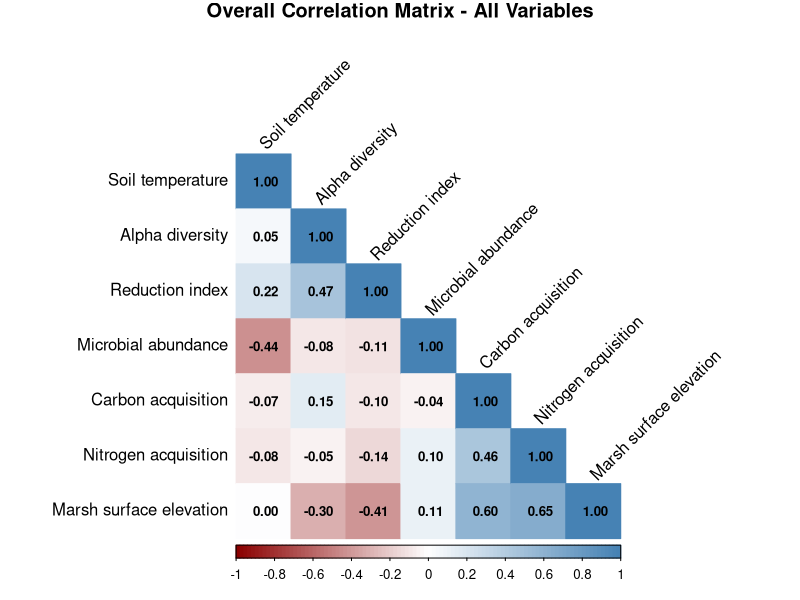
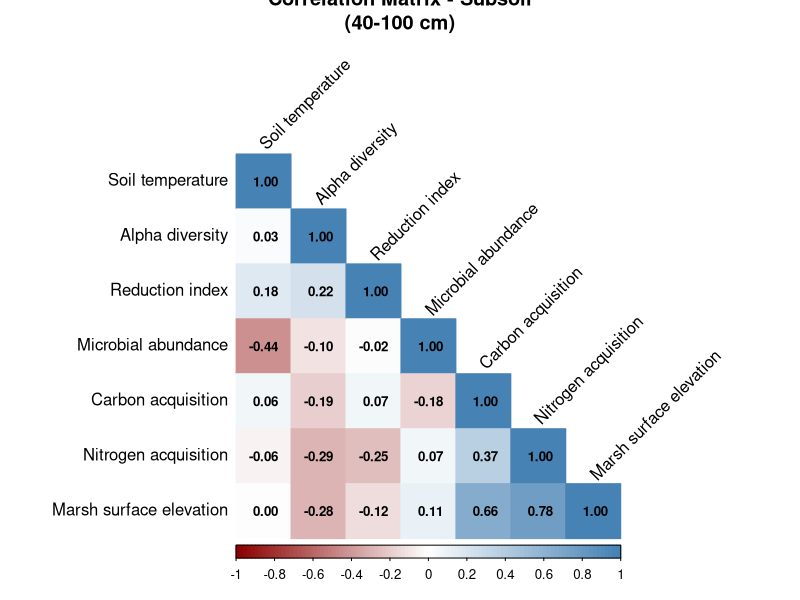
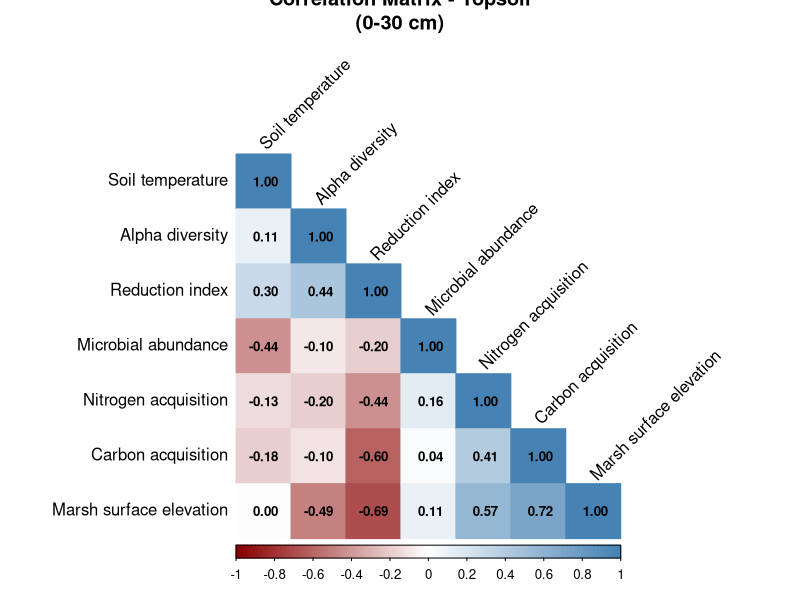

Generate these figures, in order, with R: (Note: this script raises an error after producing the figures.)
## ---- chunk 1
#install.packages("corrplot")
#install.packages("tidyverse")
#install.packages("here")
## ---- chunk 2
library(corrplot)
library(tidyverse)
library(here)
## ---- chunk 3
# Load EEA final dataset (created in script_eea.Rmd)
# This should contain the summarized EEA data with environmental variables
if(exists("df_EEA_final")) {
  df_eea_0_final <- df_EEA_final
  print("EEA final dataset loaded from environment")
} else {
  # Alternative: Load from saved file if available
  tryCatch({
    df_eea_0_final <- read.csv(here("data", "eea", "df_EEA_final.csv"))
    print("EEA final dataset loaded from file")
  }, error = function(e) {
    stop("EEA final dataset not found. Please run script_eea.Rmd first.")
  })
}

# Load other required datasets
# Community alpha diversity (from script_community.Rmd)
if(exists("df_alpha_sum")) {
  df_alpha_0_summary <- df_alpha_sum
  print("Alpha diversity dataset loaded from environment")
} else {
  tryCatch({
    df_alpha_0_summary <- read.csv(here("data", "rna", "df_alpha_summary.csv"))
    print("Alpha diversity dataset loaded from file")
  }, error = function(e) {
    warning("Alpha diversity dataset not found. Some correlations may be missing.")
    df_alpha_0_summary <- NULL
  })
}

# qPCR data (from script_qpcr_2023.Rmd)
if(exists("df_qpcr_sum")) {
  df_qpcr_0_summary <- df_qpcr_sum
  print("qPCR dataset loaded from environment")
} else {
  tryCatch({
    df_qpcr_0_summary <- read.csv(here("data", "qpcr", "df_qpcr_summary.csv"))
    print("qPCR dataset loaded from file")
  }, error = function(e) {
    warning("qPCR dataset not found. Some correlations may be missing.")
    df_qpcr_0_summary <- NULL
  })
}

# Warming data (from script_warming_data_2022.Rmd)
if(exists("df_warming_all_2022_monthly")) {
  df_warming_0_monthly <- df_warming_all_2022_monthly
  print("Warming dataset loaded from environment")
} else {
  tryCatch({
    df_warming_0_monthly <- read.csv(here("scripts", "df_warming_all_2022_monthly.csv"))
    print("Warming dataset loaded from file")
  }, error = function(e) {
    warning("Warming dataset not found. Some correlations may be missing.")
    df_warming_0_monthly <- NULL
  })
}

# IRIS data (from script_iris.Rmd)
if(exists("df_iris_summarized_2_final")) {
  df_iris_0_summary <- df_iris_summarized_2_final
  print("IRIS dataset loaded from environment")
} else {
  tryCatch({
    df_iris_0_summary <- read.csv(here("data", "iris", "df_iris_summary.csv"))
    print("IRIS dataset loaded from file")
  }, error = function(e) {
    warning("IRIS dataset not found. Some correlations may be missing.")
    df_iris_0_summary <- NULL
  })
}
## ---- chunk 4
# Start with EEA final data
df_corr_1_base <- df_eea_0_final %>%
  mutate(plotid = as.character(Plot))

# Add alpha diversity if available
if(!is.null(df_alpha_0_summary)) {
  df_alpha_0_summary <- df_alpha_0_summary %>% 
    mutate(plotid = as.character(plotid))
  
  df_corr_1_base <- df_corr_1_base %>%
    left_join(df_alpha_0_summary, by = c("plotid", "Layer"))
}

# Add qPCR data if available
if(!is.null(df_qpcr_0_summary)) {
  df_qpcr_0_summary <- df_qpcr_0_summary %>% 
    mutate(plotid = as.character(plotid))
  
  df_corr_1_base <- df_corr_1_base %>%
    left_join(df_qpcr_0_summary, by = "plotid")
}

# Add warming data if available
if(!is.null(df_warming_0_monthly)) {
  df_warming_0_monthly <- df_warming_0_monthly %>% 
    mutate(plotid = as.character(plotid))
  
  df_corr_1_base <- df_corr_1_base %>%
    left_join(df_warming_0_monthly, by = "plotid")
}

# Add IRIS data if available
if(!is.null(df_iris_0_summary)) {
  df_iris_0_summary <- df_iris_0_summary %>% 
    mutate(plotid = as.character(plotid))
  df_corr_1_base <- df_corr_1_base %>%
    left_join(df_iris_0_summary, by = c("plotid", "Layer"))
}

print("Base correlation dataset created")
print(paste("Dimensions:", nrow(df_corr_1_base), "rows x", ncol(df_corr_1_base), "columns"))
## ---- chunk 5
# Select key variables and rename for better visualization
# Die Alpha-Diversity-Spalte heißt vermutlich nicht exakt 'Alpha_diversity'.
# Prüfe Alternativen wie 'alpha_diversity', 'AlphaDiversity', 'Shannon', etc.
# Passe ggf. den Spaltennamen hier an!
df_corr_2_selected <- df_corr_1_base %>%
  select(
    Layer,
    "Carbon acquisition" = Activity_C,
    "Nitrogen acquisition" = Activity_N,
    "Microbial abundance" = Abundance, # qPCR
    "Alpha diversity" = alpha_diversity, # ggf. anpassen!
    "Soil temperature" = pinTemp_mean,
    "Marsh surface elevation" = Elevation_mean,
    "Reduction index" = ri
  ) %>%
  # Remove rows with all NA values for numeric variables
  filter(!if_all(c("Carbon acquisition":"Reduction index"), is.na))

print("Variables selected for correlation analysis:")
print(colnames(df_corr_2_selected))
print(paste("Final dataset dimensions:", nrow(df_corr_2_selected), "rows x", ncol(df_corr_2_selected), "columns"))
## ---- chunk 6
# Remove Layer column for overall analysis
df_corr_overall <- df_corr_2_selected %>%
  select(-Layer)

# Calculate correlation matrix
cor_matrix <- cor(df_corr_overall, use = "complete.obs")

# Create correlation plot
corrplot(cor_matrix, 
         method = "color",
         type = "lower",
         order = "hclust",
         col = colorRampPalette(c("darkred", "white", "steelblue"))(100),
         tl.col = "black", 
         tl.srt = 45,
         addCoef.col = "black",
         number.cex = 0.8,
         title = "Overall Correlation Matrix - All Variables",
         mar = c(0,0,1,0))

print("Overall correlation matrix generated")
## ---- chunk 7
# Split data by layer and create separate correlation matrices
layers <- unique(df_corr_2_selected$Layer)

for(layer in layers) {
  layer_data <- df_corr_2_selected %>%
    filter(Layer == layer) %>%
    select(-Layer)
  
  if(ncol(layer_data) > 1) {
    cor_matrix_layer <- cor(layer_data, use = "complete.obs")
    
    corrplot(cor_matrix_layer, 
             method = "color",
             type = "lower",
             order = "hclust",
             col = colorRampPalette(c("darkred", "white", "steelblue"))(100),
             tl.col = "black", 
             tl.srt = 45,
             addCoef.col = "black",
             number.cex = 0.8,
             title = paste("Correlation Matrix -", layer),
             mar = c(0,0,1,0))
  }
}

print("Layer-specific correlation matrices generated")
## ---- chunk 8
# corrplot: Wei, T. and Simko, V. (2021). R package 'corrplot': Visualization of a Correlation Matrix. R package version 0.92. https://CRAN.R-project.org/package=corrplot
# tidyverse: Wickham, H., Bryan, J., François, R., Henry, L., Müller, K., Pedersen, T. L., & Takahashi, K. (2024). tidyverse: Easily Install and Load the 'Tidyverse'. R package version 2.0.0. https://CRAN.R-project.org/package=tidyverse
# here: Müller, K. & Bryan, J. (2024). here: A Simpler Way to Find Your Files. R package version 1.0.1. https://CRAN.R-project.org/package=here
## ---- chunk 9
# Debug: Check what variables are available
vars_to_summarise <- c(
  "Carbon acquisition",
  "Nitrogen acquisition",
  "Microbial abundance",
  "Alpha diversity",
  "Soil temperature",
  "Marsh surface elevation",
  "Reduction index"
)

df_corr_3_summary_table <- df_corr_1_base %>%
  select(
    Layer,
    Zone,
    Treatment,
    "Carbon acquisition" = Activity_C,
    "Nitrogen acquisition" = Activity_N,
    "Microbial abundance" = Abundance, # qPCR
    "Alpha diversity" = alpha_diversity, # ggf. anpassen!
    "Soil temperature" = pinTemp_mean,
    "Marsh surface elevation" = Elevation_mean,
    "Reduction index" = ri
  ) %>%
  # Remove rows with all NA values for numeric variables
  filter(!if_all(c("Carbon acquisition":"Reduction index"), is.na)) %>%
   group_by(Zone, Treatment, Layer) %>%
  summarise(
    across(any_of(vars_to_summarise), list(mean = ~mean(.x, na.rm = TRUE), 
                                            se = ~sd(.x, na.rm = TRUE)/sqrt(sum(!is.na(.x))))),
    .groups = "drop"
  )

df_corr_3_summary_table_Zone <- df_corr_1_base %>%
  select(
    Zone,
    "Carbon acquisition" = Activity_C,
    "Nitrogen acquisition" = Activity_N,
    "Microbial abundance" = Abundance, # qPCR
    "Alpha diversity" = alpha_diversity, # ggf. anpassen!
    "Soil temperature" = pinTemp_mean,
    "Marsh surface elevation" = Elevation_mean,
    "Reduction index" = ri
  ) %>%
  # Remove rows with all NA values for numeric variables
  filter(!if_all(c("Carbon acquisition":"Reduction index"), is.na)) %>%
   group_by(Zone) %>%
  summarise(
    across(any_of(vars_to_summarise), list(mean = ~mean(.x, na.rm = TRUE), 
                                            se = ~sd(.x, na.rm = TRUE)/sqrt(sum(!is.na(.x))))),
    .groups = "drop"
  )


write.csv(df_corr_3_summary_table, here("tables", "comprehensive_summary_all_variables.csv"), row.names = FALSE)
